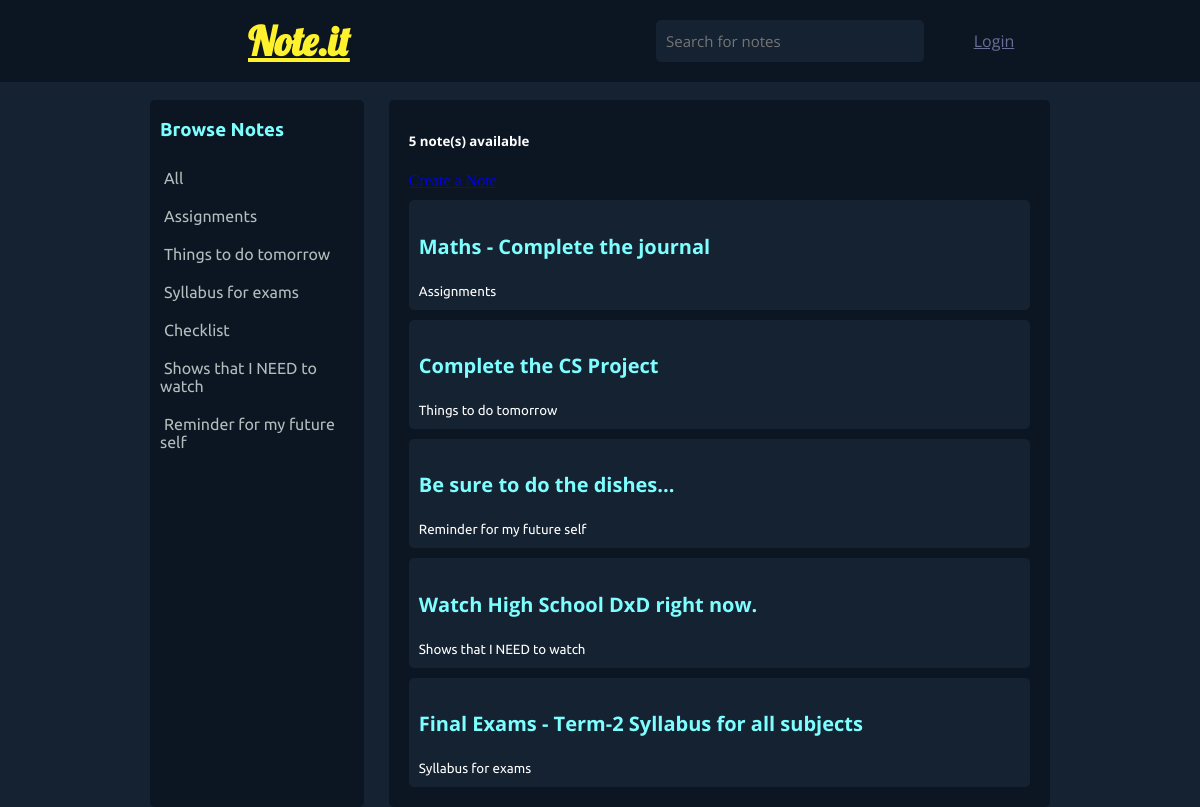
The page / on the database its author committed.
### base/models.py (models this page shows, shortened)
class Topic(models.Model):
    name = models.CharField(max_length=200)
    def __str__(self):
        return self.name

class Note(models.Model):
    host = models.ForeignKey(User, on_delete=models.SET_NULL, null=True)
    topic = models.ForeignKey(Topic, on_delete=models.SET_NULL, null=True)
    name = models.CharField(max_length=200)
    description = models.TextField(null=True, blank=True)
    updated = models.DateTimeField(auto_now=True)
    created = models.DateTimeField(auto_now_add=True)
    class Meta:
        ordering = ['-updated', '-created']

### base/views.py (the view)
# urls.py: path('', views.home, name="home"),
def home(request):
    q = request.GET.get('q') if request.GET.get('q') != None else ''
    notes = Note.objects.filter(
        Q(topic__name__icontains=q) |
        Q(name__icontains=q) |
        Q(description__icontains=q)
        )
    note_count = notes.count()
    topics = Topic.objects.all()
    context = {'notes': notes, 'topics': topics, 'note_count': note_count}
    return render(request, 'base/home.html', context)

### base/templates/base/home.html (shortened to what this page needs)
{% extends 'main.html' %}
{% block content %}
<div class="home-container">
    <div id="category-container">
        <h3 style="margin-left:10px;">Browse Notes</h3>
        <div class="category-items">
            <a href="{% url 'home' %}" class="category-links">All</a>
        </div>
        {% for topic in topics %}
            <div class="category-items">
                <a href="{% url 'home' %}?q={{topic.name}}" class="category-links">{{topic}}</a>
            </div>
        {% endfor %}
    </div>
    <div id="notes-container">
        <div style="margin-left:10px;">
            <h5 style="color:white; font-family: 'Open Sans', sans-serif;">{{note_count}} note(s) available</h5>
            <a href="{% url 'create-note' %}" id="create-note"> Create a Note</a>
        </div>
        <div id="notes-div">
            {% for note in notes %}
                <div id="notes">
                    <h5><a href="{% url 'note' note.id %}" id="title"> {{note.name}} </a></h5>
                    <small style="color:white; font-family: 'Ubuntu', sans-serif;"> {{note.topic.name}} </small>
                </div>
            {% endfor %}
        </div>
    </div>
</div>
{% endblock content %}

### templates/main.html (shortened to what this page needs)
<!DOCTYPE html>
{% load static %}
<html>
<head>
    <link rel='stylesheet' type='text/css' media='screen' href="{% static 'styles/main.css' %}">
</head>
<body>
    {% include 'navbar.html' %}
<main id="page-wrapper">
    {% block content %}
    {% endblock content %}
</main>
</body>
</html>

### templates/navbar.html
{% load static %}
<link rel="stylesheet" href="{% static 'styles/navbar.css' %}">
<nav id="nav-bar">
    <div id="logo">
        <a style="color:#fff12c;" href="/">
            Note.it
        </a>
    </div>
    <div id="nav-item">
        <form action="{% url 'home' %}" method="GET" id="search-bar">
            <input type="text" name="q" placeholder="Search for notes">
        </form>
        <div id="nav-buttons">
            {% if request.user.is_authenticated %}
            <a href="{% url 'logout' %}" class="nav-button-link">Logout</a>
            {% else %}
            <a href="{% url 'login' %}" class="nav-button-link">Login</a>
            {% endif %}
        </div>
    </div>
</nav>

### static/styles/main.css (style rules this page uses)
html { background-color: rgb(21,34,50); }
body { margin: 0px; margin-top: 100px; color: white; }
#page-wrapper { margin: auto; width: 75%; }

### static/styles/navbar.css (style rules this page uses)
#nav-bar { background-color: rgb(11, 22, 34); display: flex; flex-direction: row; justify-content: space-between; position: fixed; top: 0px; width: 100%; }
#logo { padding: 16px; font-size: 40px; font-weight: bold; font-family: 'Lobster', cursive; margin-left: 232px; }
#nav-item { display: flex; justify-content: flex-end; width: 100%; margin-right: 156px; }
#search-bar { display: flex; flex-direction: column; justify-content: center; padding: 20px; }
#search-bar>input { border: none; border-radius: 5px; height: 40px; width: 256px; font-size: 15px; font-family: 'Open Sans', sans-serif; background-color: rgb(21, 34, 50); color: #e5e5e5; padding-left: 10px; outline: none !important; }
#nav-buttons { width: 100px; display: flex; justify-content: center; }
.nav-button-link { margin: auto; font-size: 16px; width: 66px; text-align: center; color: rgb(105, 109, 151); font-family: 'Open Sans', sans-serif; border-radius: 5px; }

### base/templates/base/home.html (style rules this page uses)
.home-container { display: flex; }
#category-container { width: 25%; border-radius: 5px; background-color: rgb(11, 22, 34); color: #7dffff; font-family: 'Ubuntu', sans-serif; padding-bottom: 16px; }
.category-items { padding: 10px; }
.category-links { text-decoration: none; margin: 8px 4px; color: #b2bdbd; }
#notes-container { width: 75%; margin-left: 25px; background-color: rgb(11, 22, 34); border-radius: 5px; padding: 10px; }
#notes { background-color: rgb(21,34,50); border-radius: 5px; margin: 10px; padding: 10px; }
#notes > a, #title { text-decoration: none; }
#title { color: #7dffff; font-family: 'Open Sans', sans-serif; font-size: 20px; }

### rows shown on the page
Topic: name "Assignments"
Topic: name "Things to do tomorrow"
Topic: name "Syllabus for exams"
Topic: name "Checklist"
Topic: name "Shows that I NEED to watch"
Topic: name "Reminder for my future self"
Note: name "Maths - Complete the journal", topic.name "Assignments"
Note: name "Complete the CS Project", topic.name "Things to do tomorrow"
Note: name "Be sure to do the dishes...", topic.name "Reminder for my future self"
Note: name "Watch High School DxD right now.", topic.name "Shows that I NEED to watch"
Note: name "Final Exams - Term-2 Syllabus for all subjects", topic.name "Syllabus for exams"

### other values the page prints
{{ note_count }} "5"
